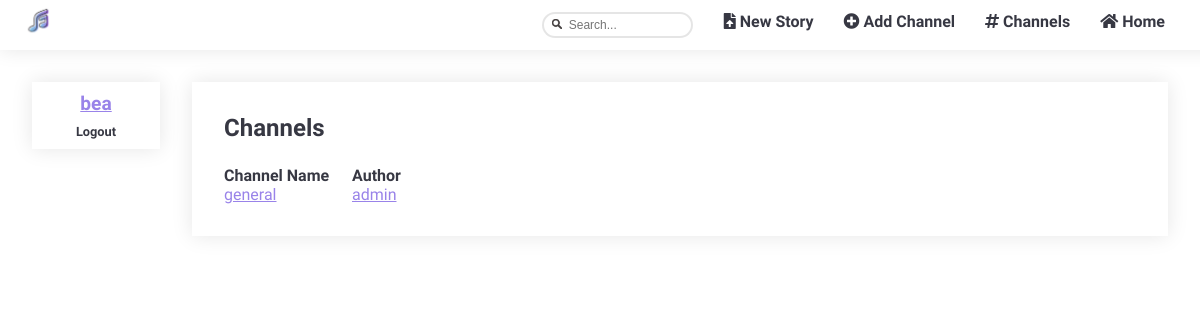
The page /pages/channels_list.php (signed in) on the database as committed earlier.
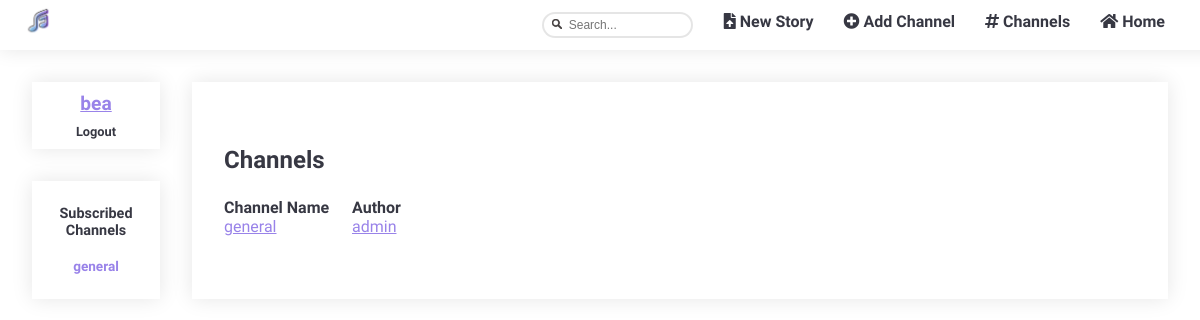
The same page on the database as committed later.
### tables this page shows
CREATE TABLE channels (
  name VARCHAR PRIMARY KEY,
  author VARCHAR REFERENCES users,
  description VARCHAR
);

CREATE TABLE subscribed (
  id INTEGER PRIMARY KEY,
  user VARCHAR REFERENCES users,
  channel VARCHAR REFERENCES channels
);

### database/db_channels.php (called while the page is built, shortened)
<?php
  include('../database/db_connection.php');
  function getChannels() {
    global $db;
    $stmt = $db->prepare('SELECT * FROM channels');
    $stmt->execute(array());
    return $stmt->fetchAll();
  }
  function getSubbedChannels($username) {
    global $db;
    $stmt = $db->prepare('SELECT channel FROM subscribed WHERE user = ?');
    $stmt->execute(array($username));
    return $stmt->fetchAll();
  }
?>

### templates/tpl_channel.php (the view, shortened to what this page needs)
<?php function draw_channels_list($channels) {
  ?>
  <section id="channel_list" class= "blockStyle blockLayout page">
    <h1>Channels</h1>
    <header>
      <h2>Channel Name</h2>
      <h2>Author</h2>
    </header>
  <?php
    foreach($channels as $channel)
      draw_channel_list($channel);
  ?>
  </section>
<?php } ?>
<?php function draw_channel_list($channel) {
  ?>
  <article class="channel_list_item">
    <a href="../pages/channel_page.php?channel=<?= $channel['name'] ?>"><?= $channel['name']?></a>
    <a href="../pages/profile.php?user=<?= $channel['author'] ?>"><?= $channel['author']?></a>
  </article>
<?php } ?>

### templates/tpl_account.php (shortened to what this page needs)
<?php function draw_sidebar($subbed_channels) {
?>
  <section id="sidebar">
    <?php
      draw_sidebar_login();
      draw_sidebar_subs($subbed_channels);
    ?>
  </section>
<?php } ?>
<?php function draw_sidebar_login() {
  if (isset($_SESSION['username']))
  {
    $username = $_SESSION['username'];?>
    <section id="sidebar_login" class="blockStyle">
        <a href="../pages/edit_profile.php?user=<?= $username ?>"><?= $username ?></a>
        <div><a href="../actions/action_logout.php">Logout</a></div>
    </section>
    <?php }
} ?>
<?php function draw_sidebar_subs($subbed_channels) {
  if (isset($_SESSION['username']) && !empty($subbed_channels)) {
    ?>
    <section id="sidebar_subs" class= "blockStyle">
      <h1>Subscribed Channels</h1>
      <ul>
        <?php
          foreach($subbed_channels as $subbed_channel) { ?>
            <li>
              <a href="../pages/channel_page.php?channel=<?= $subbed_channel['channel'] ?>"><?= $subbed_channel['channel'] ?></a>
            </li>
        <?php }
        ?>
      </ul>
    </section>
<?php }
}?>

Rows that differ between the two databases and show on the page:
added subscribed: channel "general"
Other text that changed with them:
text now shown: "Subscribed Channels"
